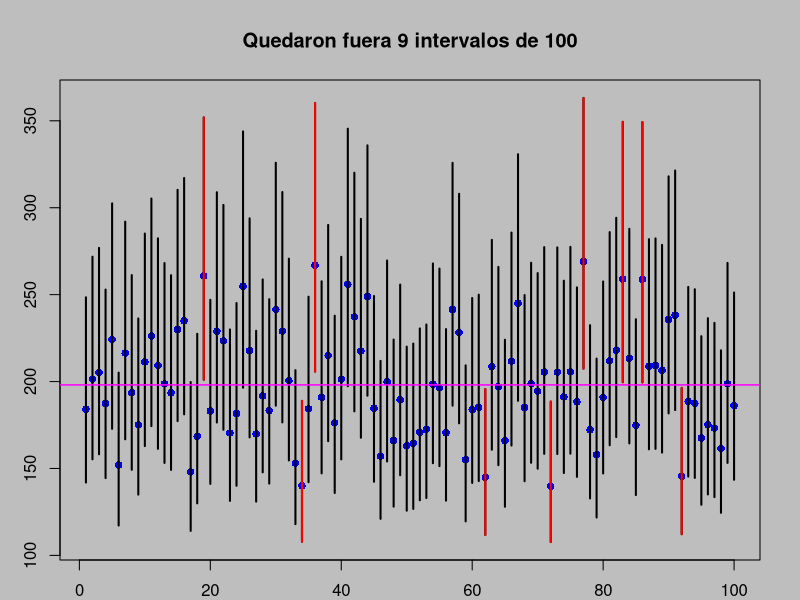

Generate this figure with R:
### Intervalos de confianza
m <- 100# Tamaño de la muestra
n <- 100 # Cantidad de intervalos de confianza
df<- n-1
confianza <- 0.95
alpha <- 1-confianza
x <- matrix(0,m,n)
y1 <- 1
y2 <- 1
varianza<-0

for (i in 1:n){
  x[,i]<-rchisq(m,df)
  y2[i] <- (n-1)*var(x[,i])/qchisq(alpha/2,df)
  varianza[i] <- var(x[,i])
  var_pobla<-mean(varianza)
  y1[i]<- (n-1)*var(x[,i])/qchisq(1-alpha/2,df)
}
par(bg="gray",mar=c(2,3,4,2))
plot(varianza,pch=16,ylim=c(min(y1)-0.1,max(y2)+0.1),col="blue",
     cex=1,xlab = "intervalo")
segments(1:n,y1,1:n,y2,lwd=2)
abline(h=mean(varianza),col="magenta",lwd=1.5)

mal<-0
for (i in 1:n){
  if (y1[i]>var_pobla| var_pobla>y2[i]){
    mal<-mal+1
    print("mal")
    print(c(y1[i],y2[i]))
    segments(i,y1[i],i,y2[i],col = "red",lwd=2)
  }
}
title(paste("Quedaron","fuera", mal,"intervalos" ,"de",n))
